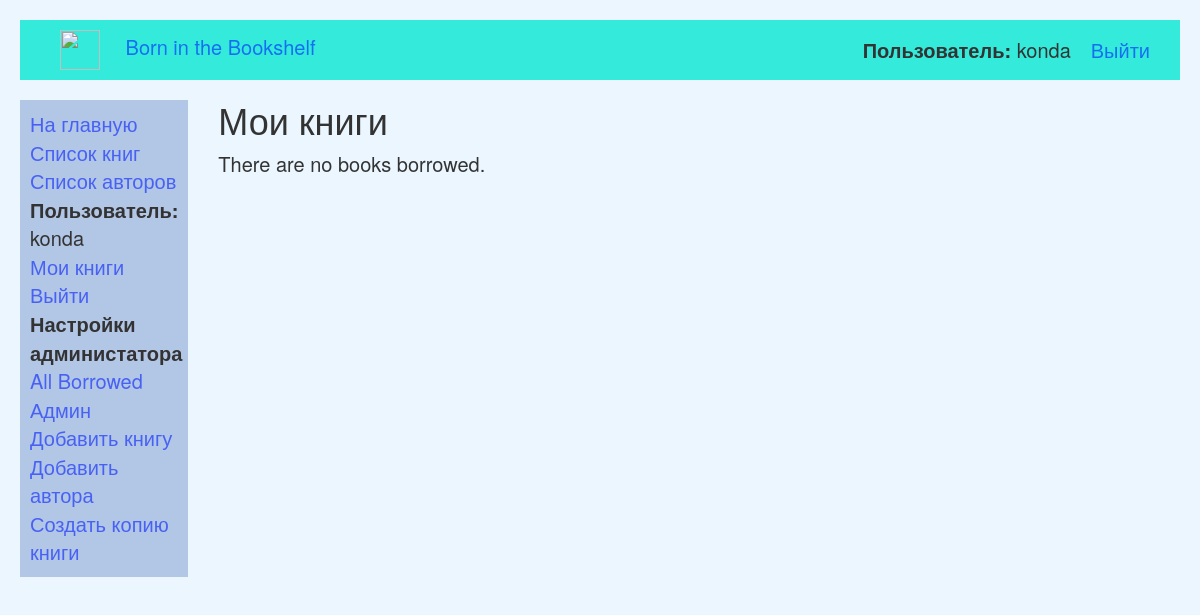
The page /catalog/my_books (signed in) on the database as committed earlier.
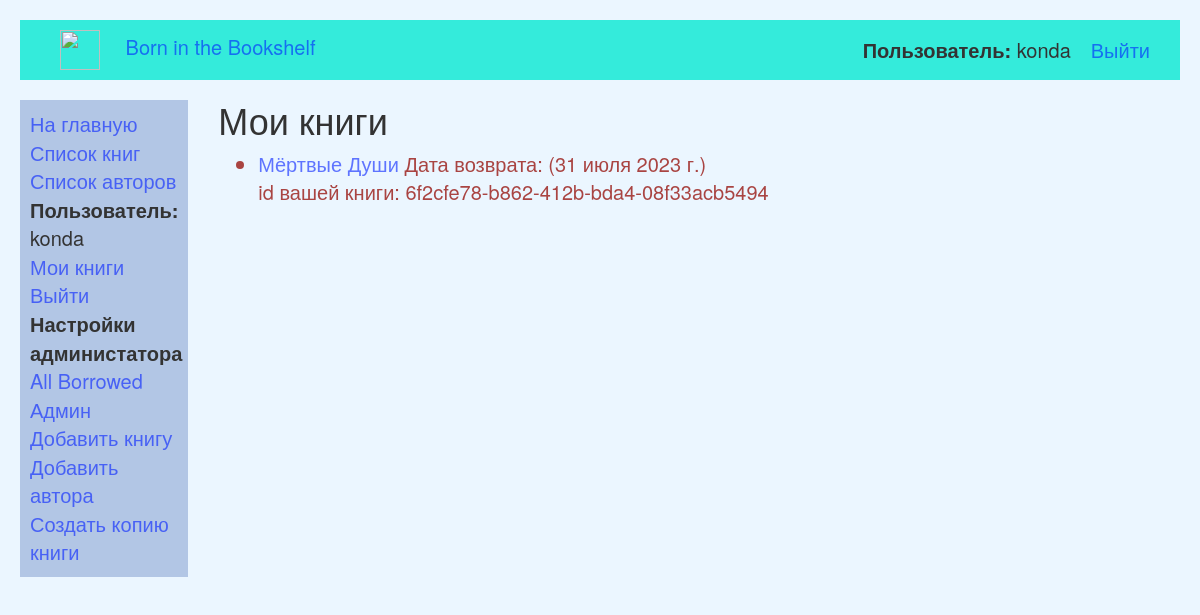
The same page on the database as committed later.
### catalog/models.py (models this page shows, shortened)
class BookInstance(models.Model):
    id = models.UUIDField(primary_key=True, default=uuid.uuid4,
                          help_text="Уникальный идентификатор этой конкретной книги во всей библиотеке")
    book = models.ForeignKey('Book', on_delete=models.SET_NULL, null=True, verbose_name='Книга')
    imprint = models.CharField(max_length=200, verbose_name='Номер')
    due_back = models.DateField(null=True, blank=True, verbose_name='Дата возврата')
    borrower = models.ForeignKey(User, on_delete=models.SET_NULL, null=True, blank=True, verbose_name='Заемщик')
    LOAN_STATUS = (
        ('m', 'Maintenance'),
        ('o', 'On loan'),
        ('a', 'Доступно'),
        ('r', 'Reserved'),
    )
    status = models.CharField(max_length=1, choices=LOAN_STATUS, blank=True, default='m', help_text='Book availability',
                              verbose_name='Статус')
    class Meta:
        ordering = ["due_back"]
        permissions = (("can_mark_returned", "Set book as returned"),)
    @property
    def is_overdue(self):
        if self.due_back and date.today() > self.due_back:
            return True
        return False

class Book(models.Model):
    def display_genre(self):
        return ', '.join([genre.name for genre in self.genre.all()[:3]])
    display_genre.short_description = 'Genre'
    title = models.CharField(max_length=40, verbose_name='Название')
    author = models.ForeignKey(Author, on_delete=models.SET_NULL, null=True, verbose_name='Автор')
    summary = models.TextField(max_length=1000, help_text="Enter a brief description of the book",
                               verbose_name='Описание')
    isbn = models.CharField('ISBN', max_length=13,
                            help_text='13 Character <a href="https://www.isbn-international.org/content/what-isbn">ISBN number</a>')
    genre = models.ManyToManyField(Genre, help_text="Select a genre for this book", verbose_name='Жанр')
    language = models.ForeignKey(Language, on_delete=models.SET_NULL, null=True, verbose_name='Язык')
    class Meta:
        ordering = ['title', 'author']

### catalog/views.py (the view)
# urls.py: path('my_books', views.LoanedBooksByUserListView.as_view(), name='my-borrowed'),
class LoanedBooksByUserListView(LoginRequiredMixin, generic.ListView):
    model = BookInstance
    template_name = 'catalog/bookinstance_list_borrowed_user.html'
    paginate_by = 10
    def get_queryset(self):
        return BookInstance.objects.filter(borrower=self.request.user).filter(status__exact='o').order_by('due_back')

### catalog/templates/catalog/bookinstance_list_borrowed_user.html
{% extends "catalog/base.html" %}
{% block content %}
    <h1>Мои книги</h1>
    {% if bookinstance_list %}
    <ul>
      {% for bookinst in bookinstance_list %}
      <li class="{% if bookinst.is_overdue %}text-danger{% endif %}">
        <a href="{% url 'book-detail' bookinst.book.pk %}">{{bookinst.book.title}}</a> Дата возврата: ({{ bookinst.due_back }})
          <p>id вашей книги: {{ bookinst.id }}</p>
      </li>
      {% endfor %}
    </ul>
    {% else %}
      <p>There are no books borrowed.</p>
    {% endif %}
{% endblock %}

Rows that differ between the two databases and show on the page:
now on this page (row edited): BookInstance: book "Мёртвые Души", due_back "31 июля 2023 г.", id "6f2cfe78-b862-412b-bda4-08f33acb5494"
Other text that changed with them:
text no longer shown: "There are no books borrowed."
